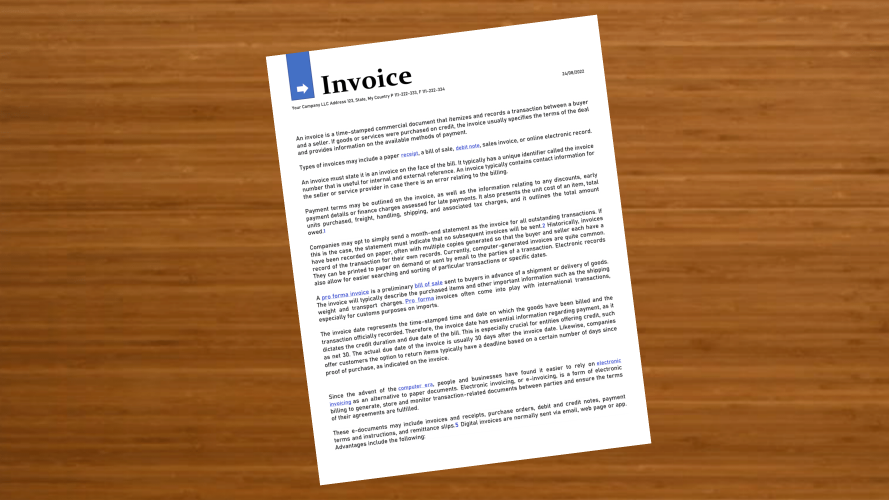
#> input picture z1.png, 2667 x 1500 px, found by its file name (shown at 1/3 size)
$ jupyter execute --allow-errors 'Document Scanner.ipynb'
#> lines starting #> are read from the running program, lines starting #| are printed output that depends on the picture; after the words box and inside, x2 and y2 are one past the last pixel; in counts of white or black regions, pixels touching at a corner belong together
---

# <center>★Computer Vision Project - Document Scanner★

---

<center>  <center/>

---

### Description:

OpenCV is a library written in C++ aimed to provide an infrastructure for computer vision and machine learning. The library contains more than 2500 algorithms that are used for facial detection, gesture recognition, augmented reality, track moving objects, identify objects, etc.

In this tutorial we will create a simple document scanner using the OpenCV library. This can be useful, for example, for scanning pages in a book.

This is a beginner tutorial so I will explain in details each line of code so that you can follow along with me.

The steps that we need to follow to build this project are:

Convert the image to grayscale
Find the edges in the image
Use the edges to find all the contours
Select only the contours of the document
Apply warp perspective to get the top-down view of the document

### Acknowledgement:
OpenCV Library developed by Intel

### Objective:
- Object Character Recognition using OpenCV

---

# <center> 1. Data Exploration

[cell 1]
# Importing the basic libraries

import cv2
import glob
import numpy as np
import pytesseract
from pprint import pprint
import matplotlib.pyplot as plt
plt.rcParams['figure.figsize'] = [14,8]

import warnings
warnings.filterwarnings('ignore')

[cell 2]
# Reading the image file
img = cv2.imread('images/z1.png')
#> img is the input picture: shape (1500, 2667, 3); mean B, G, R 97.2, 134.2, 175.6
img = cv2.cvtColor(img, cv2.COLOR_BGR2RGB)

# Plotting the image
def plot_image(img, cmap=None):
    plt.imshow(img, cmap=cmap)
    plt.xticks([])
    plt.yticks([])

plot_image(img)
plt.show()

---

# <center> 2. Image Processing

[cell 3]
# Converting the image to grayscale

def get_grayscale(image):
    return cv2.cvtColor(image, cv2.COLOR_BGR2GRAY)

gray_img = get_grayscale(img)
#> in get_grayscale, `return cv2.cvtColor(image, cv2.COLOR_BGR2GRAY)`:
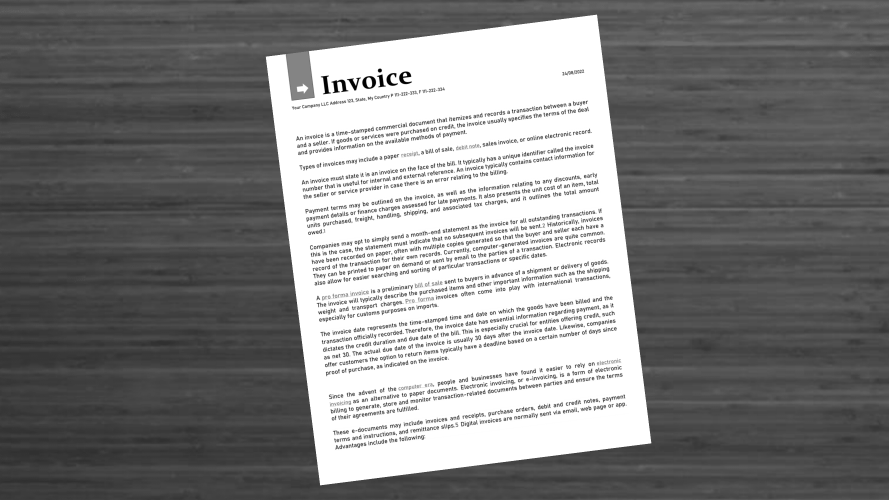
#> returned value: shape (1500, 2667) (shown at 1/3 size); min 1, max 255, mean 127.9

plot_image(gray_img, cmap='gray')
plt.show()

[cell 4]
# Applying Gaussian Blur

def remove_noise(image):
    return cv2.GaussianBlur(gray_img,(5,5),1)

blur_img = remove_noise(gray_img)

plot_image(blur_img, cmap='gray')
plt.show()

[cell 5]
# Applying Canny Edge Detection

def Edge_detection(image):
    return cv2.Canny(blur_img,100,200)

edged_img = Edge_detection(blur_img)
#> in Edge_detection, `return cv2.Canny(blur_img,100,200)`:
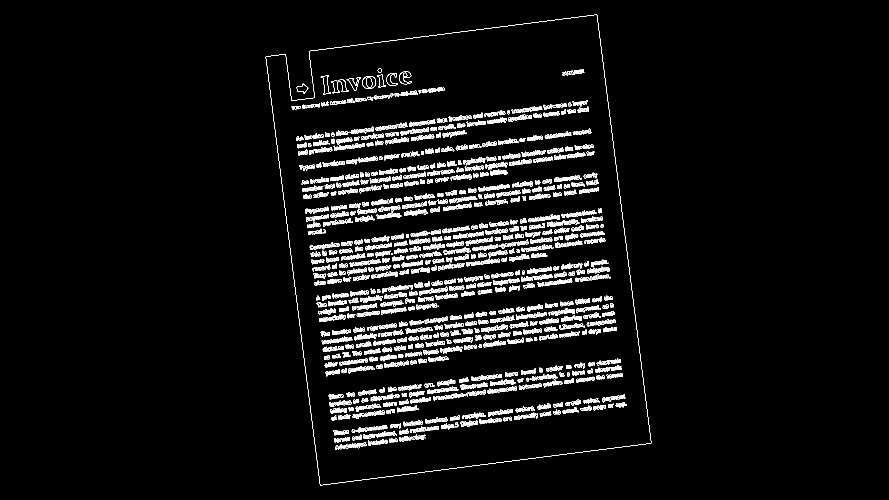
#> returned value: shape (1500, 2667) (shown at 1/3 size); 3% white in thin lines or dots, all inside (x1, y1, x2, y2) = (797, 44, 1954, 1456)

plt.imshow(edged_img, cmap='gray')
plt.show()

[cell 6]
# Applying thresholding

def thresholding(image):
    return cv2.threshold(image, 0, 255, cv2.THRESH_BINARY + cv2.THRESH_OTSU)[1]

thresholded_img = thresholding(edged_img)

plt.imshow(thresholded_img, cmap='gray')
plt.show()

[cell 7]
# Applying Dilation

def dilate(image):
    kernel = np.ones((3,3),np.uint8)
    return cv2.dilate(image, kernel, iterations = 2)

dilated_image = dilate(thresholded_img)
#> in dilate, `return cv2.dilate(image, kernel, iterations = 2)`:
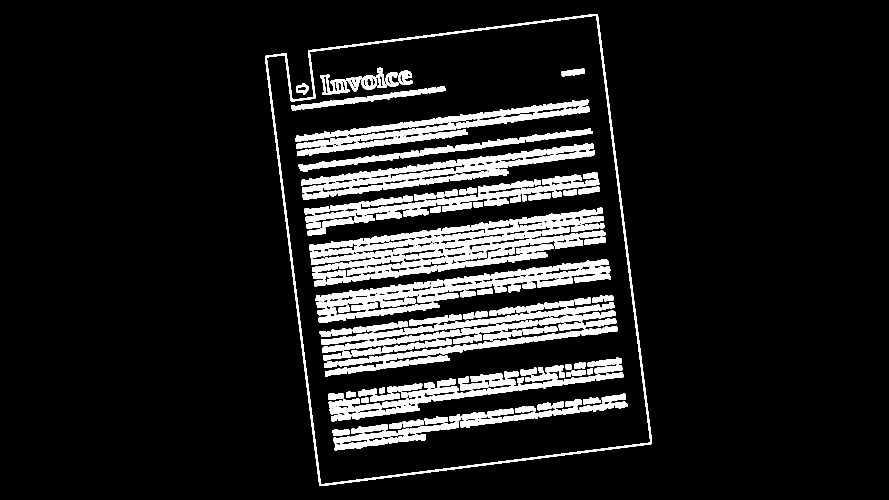
#> returned value: shape (1500, 2667) (shown at 1/3 size); 10.8% white; 461 white regions, largest, box (x1, y1, x2, y2) and area: (795, 42, 1956, 1458) 26610, (873, 259, 1336, 331) 6441, (1397, 717, 1587, 801) 5183

plt.imshow(dilated_image, cmap='gray')
plt.show()

[cell 8]
# Applying Erosion

def erode(image):
    kernel = np.ones((2,2),np.uint8)
    return cv2.erode(image, kernel, iterations = 1)

eroded_image = erode(dilated_image)
#> in erode, `return cv2.erode(image, kernel, iterations = 1)`:
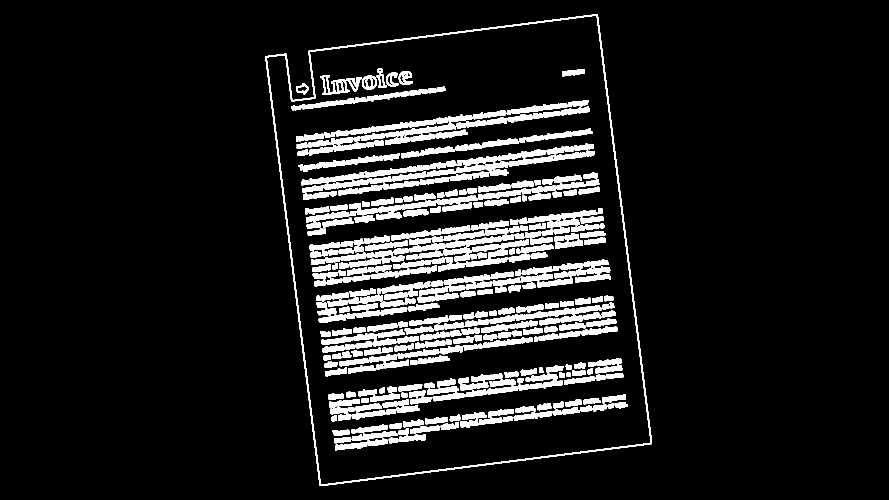
#> returned value: shape (1500, 2667) (shown at 1/3 size); 9.7% white; 474 white regions, largest, box (x1, y1, x2, y2) and area: (796, 43, 1956, 1458) 21167, (874, 260, 1336, 331) 5816, (1455, 467, 1660, 528) 3874

plt.imshow(eroded_image, cmap='gray')
plt.show()

[cell 9]
# opening - erosion followed by dilation

def opening(image):
    kernel = np.ones((2,2),np.uint8)
    return cv2.morphologyEx(image, cv2.MORPH_OPEN, kernel)

opening_image = opening(eroded_image)
#> in opening, `return cv2.morphologyEx(image, cv2.MORPH_OPEN, kernel)`:
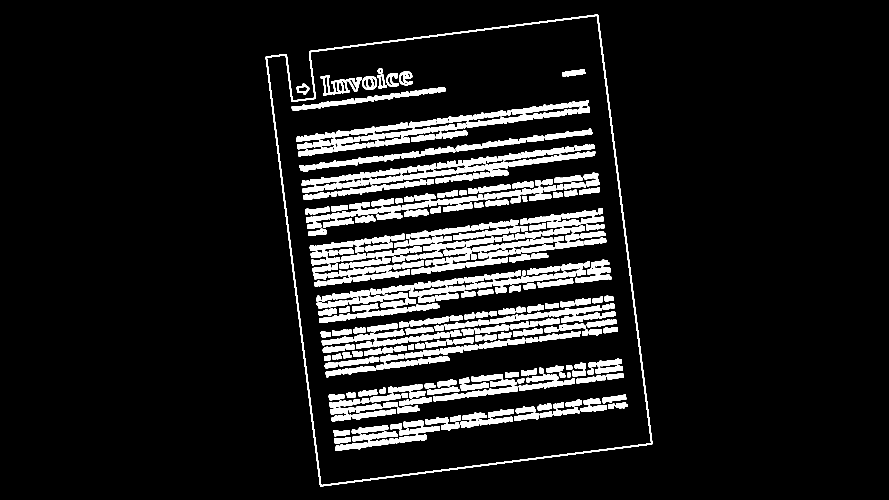
#> returned value: shape (1500, 2667) (shown at 1/3 size); 9.7% white; 480 white regions, largest, box (x1, y1, x2, y2) and area: (797, 44, 1957, 1459) 21167, (875, 261, 1337, 332) 5816, (1456, 468, 1661, 529) 3874

plt.imshow(opening_image, cmap='gray')
plt.show()

[cell 10]
# Canny edge detection

def canny(image):
    return cv2.Canny(image, 75, 200)

edged_image = canny(opening_image)
#> in canny, `return cv2.Canny(image, 75, 200)`:
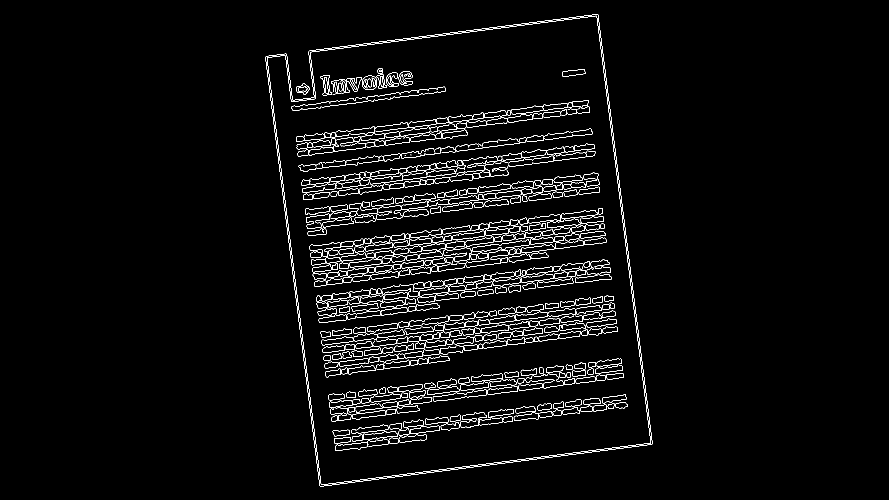
#> returned value: shape (1500, 2667) (shown at 1/3 size); 1.9% white in thin lines or dots, all inside (x1, y1, x2, y2) = (796, 43, 1957, 1459)

plt.imshow(edged_image, cmap='gray')
plt.show()

[cell 11]
# [19 lines of commented-out code are left out]

[cell 12]
# [8 lines of commented-out code are left out]

[cell 13]
# Creating Wrapping Funcctions

def order_points(pts):
    # initialzie a list of coordinates that will be ordered
    # such that the first entry in the list is the top-left,
    # the second entry is the top-right, the third is the
    # bottom-right, and the fourth is the bottom-left
    rect = np.zeros((4, 2), dtype = "float32")

    # the top-left point will have the smallest sum, whereas
    # the bottom-right point will have the largest sum
    s = pts.sum(axis = 1)
    rect[0] = pts[np.argmin(s)]
    rect[2] = pts[np.argmax(s)]

    # now, compute the difference between the points, the
    # top-right point will have the smallest difference,
    # whereas the bottom-left will have the largest difference
    diff = np.diff(pts, axis = 1)
    rect[1] = pts[np.argmin(diff)]
    rect[3] = pts[np.argmax(diff)]

    # return the ordered coordinates
    return rect

def four_point_transform(image, pts):
    # obtain a consistent order of the points and unpack them
    # individually
    rect = order_points(pts)
    (tl, tr, br, bl) = rect

    # compute the width of the new image, which will be the
    # maximum distance between bottom-right and bottom-left
    # x-coordiates or the top-right and top-left x-coordinates
    widthA = np.sqrt(((br[0] - bl[0]) ** 2) + ((br[1] - bl[1]) ** 2))
    widthB = np.sqrt(((tr[0] - tl[0]) ** 2) + ((tr[1] - tl[1]) ** 2))
    maxWidth = max(int(widthA), int(widthB))

    # compute the height of the new image, which will be the
    # maximum distance between the top-right and bottom-right
    # y-coordinates or the top-left and bottom-left y-coordinates
    heightA = np.sqrt(((tr[0] - br[0]) ** 2) + ((tr[1] - br[1]) ** 2))
    heightB = np.sqrt(((tl[0] - bl[0]) ** 2) + ((tl[1] - bl[1]) ** 2))
    maxHeight = max(int(heightA), int(heightB))

    # now that we have the dimensions of the new image, construct
    # the set of destination points to obtain a "birds eye view",
    # (i.e. top-down view) of the image, again specifying points
    # in the top-left, top-right, bottom-right, and bottom-left
    # order
    dst = np.array([
        [0, 0],
        [maxWidth - 1, 0],
        [maxWidth - 1, maxHeight - 1],
        [0, maxHeight - 1]], dtype = "float32")

    # compute the perspective transform matrix and then apply it
    M = cv2.getPerspectiveTransform(rect, dst)
    warped = cv2.warpPerspective(image, M, (maxWidth, maxHeight))

    # return the warped image
    return warped

[cell 14]
# Detecting Contours

contours, _ = cv2.findContours(opening_image, cv2.RETR_LIST, cv2.CHAIN_APPROX_SIMPLE)
#> contours = 505 contours, 9 with area under 20; largest, box (x1, y1, x2, y2) and area: (797, 44, 1957, 1459) 1296564, (800, 47, 1954, 1456) 1280225, (875, 261, 1337, 332) 5286, (1456, 468, 1661, 529) 3562, (1726, 779, 1834, 849) 3127
contours = sorted(contours, key=cv2.contourArea, reverse=True)

outline_contours = img.copy()
cv2.drawContours(outline_contours, contours, contourIdx=-1,color=(0, 255, 0))
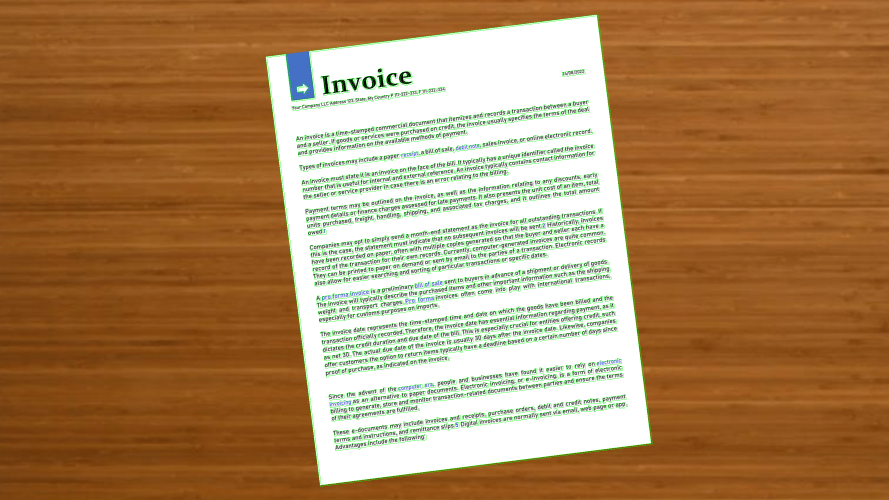
#> outline_contours: shape (1500, 2667, 3) (shown at 1/3 size); mean R, G, B 171.3, 134.8, 92.9

plt.imshow(outline_contours, cmap='gray')
plt.show()

[cell 15]
# Applying Ouline Contour

# go through each contour
for contour in contours:
    # we approximate the contour
    peri = cv2.arcLength(contour, True)
    approx = cv2.approxPolyDP(contour, 0.05 * peri, True)
    # if we found a countour with 4 points we break the for loop
    # (we can assume that we have found our document)
    if len(approx) == 4:
        doc_cnts = approx
        break
#> this loop made 1 pass
#> (peri, doc_cnts) on pass 1: (5096.3, [[1793, 44], [797, 170], [960, 1458], [1956, 1332]])

# We draw the contours on the original image not the modified one
all_contours = img.copy()
cv2.drawContours(all_contours, [doc_cnts], -1, (0, 255, 0), 3)

plt.imshow(all_contours)
plt.show()

---

# <center>  3. Text Extraction

[cell 16]
# Cropping Image

# cv2.imshow("Contours of the document", orig_image)
# apply warp perspective to get the top-down view
warped = four_point_transform(img, doc_cnts.reshape(4, 2))
#> in order_points, `s = pts.sum(axis = 1)`: s = [1837, 967, 2418, 3288]
#> in order_points, `diff = np.diff(pts, axis = 1)`: diff = [-1749, -627, 498, -624]
#> in four_point_transform, `rect = order_points(pts)`: rect = [[797, 170], [1793, 44], [1956, 1332], [960, 1458]]
#> in four_point_transform, `(tl, tr, br, bl) = rect`: tl = [797, 170]; tr = [1793, 44]; br = [1956, 1332]; bl = [960, 1458]
#> in four_point_transform, `widthA = np.sqrt(((br[0] - bl[0]) ** 2) + ((br[1] - bl[1]) ** 2))`: widthA = 1003.9
#> in four_point_transform, `maxWidth = max(int(widthA), int(widthB))`: maxWidth = 1003
#> in four_point_transform, `heightA = np.sqrt(((tr[0] - br[0]) ** 2) + ((tr[1] - br[1]) ** 2))`: heightA = 1298.3
#> in four_point_transform, `maxHeight = max(int(heightA), int(heightB))`: maxHeight = 1298
#> in four_point_transform, `dst = np.array([ [0, 0], [maxWidth - 1, 0], [maxWidth - 1, maxHeight -..`: dst = [[0, 0], [1002, 0], [1002, 1297], [0, 1297]]
#> in four_point_transform, `M = cv2.getPerspectiveTransform(rect, dst)`: M = [[0.99, -0.125, -767.9], [0.125, 0.991, -268.4], [-1.3e-19, -1.6e-19, 1]]
#> in four_point_transform, `warped = cv2.warpPerspective(image, M, (maxWidth, maxHeight))`:
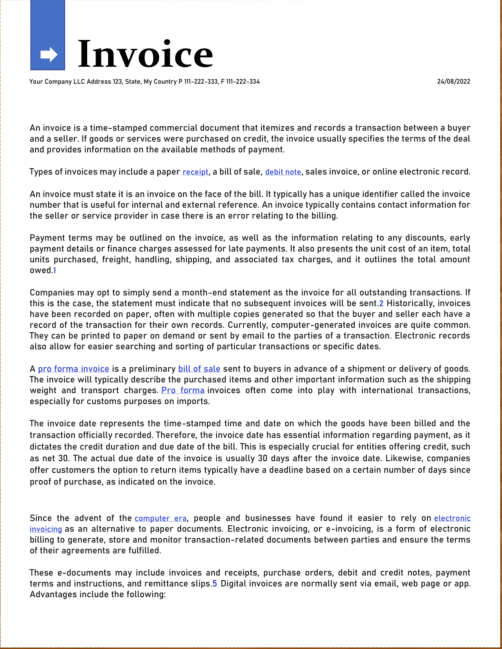
#> warped: shape (1298, 1003, 3) (shown at 1/2 size); mean R, G, B 234.4, 234.4, 235.1
# convert the warped image to grayscale
warped = cv2.cvtColor(warped, cv2.COLOR_BGR2GRAY)
#> warped: shape (1298, 1003)
# cv2.imshow("Scanned", cv2.resize(warped, (600, 800)))

plt.imshow(warped, cmap='gray')
plt.show()
